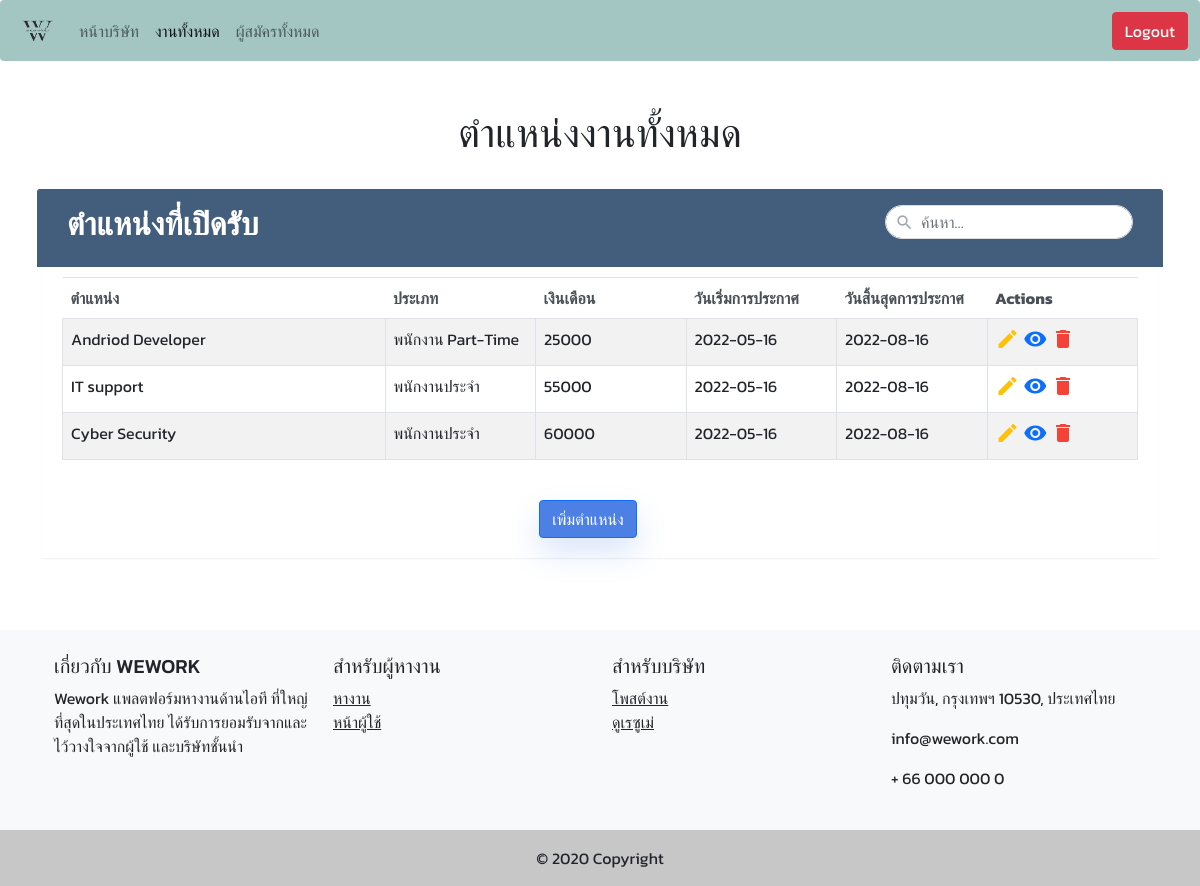
The app's page /company-position.php (signed in) with its own data.
### tables this page shows
CREATE TABLE `company_position` (
  `compo_id` int(11) NOT NULL,
  `company_id` int(11) NOT NULL,
  `position_id` int(11) NOT NULL,
  `detail` varchar(550) NOT NULL,
  `quali` varchar(500) NOT NULL,
  `salary` int(11) NOT NULL,
  `type` varchar(50) NOT NULL,
  `start` date NOT NULL,
  `end` date NOT NULL
);

CREATE TABLE `position` (
  `position_id` int(11) NOT NULL,
  `position` varchar(45) DEFAULT NULL
);

### company-position.php (the view, shortened to what this page needs)
<?php
    include('signup-company_db.php');
    if (isset($_SESSION['comName'])) {
        $sql = "SELECT c.com_name, p.position, s.compo_id, s.type, s.salary, s.start, s.end
                From position p
                INNER JOIN company_position s
                ON s.position_id= p.position_id
                INNER JOIN company c
                ON c.company_id = s.company_id
                WHERE c.com_name = '" . $_SESSION['comName'] . "'";
        $result = mysqli_query($conn, $sql);
    }
?>
<!DOCTYPE html>
<html lang="en">
<head>
    <link href="css/style.css" rel="stylesheet" type="text/css" />
    <link href="css/bootstrap.min.css" rel="stylesheet" type="text/css" />
    <link rel="stylesheet" href="https://maxcdn.bootstrapcdn.com/font-awesome/4.7.0/css/font-awesome.min.css">
</head>
<body>
    <nav class="navbar navbar-expand-lg navbar-light bg-light-green rounded" aria-label="Eleventh navbar example">
        <div class="container-fluid">
            <a class="navbar-brand" href="index-company.php"><img src="img/Logo.png" alt="" width="35" height="35"
                    class="d-inline-block align-middle ms-2"></a>
            <div class="collapse navbar-collapse" id="navbarsExample09">
                <ul class="navbar-nav me-auto mb-2 mb-lg-0">
                    <li class="nav-item">
                        <a class="nav-link" aria-current="page" href="company-profile.php">หน้าบริษัท</a>
                    </li>
                    <li class="nav-item">
                        <a class="nav-link active" href="company-position.php">งานทั้งหมด</a>
                    </li>
                    <li class="nav-item">
                        <a class="nav-link" href="company-applicant.php">ผู้สมัครทั้งหมด</a>
                    </li>
                </ul>
                <div class="text-end">
                    <div class="btn-group">
                        <?php if (isset($_SESSION['hr_email'])) : ?>
                        <a href="logout.php" class="btn btn-danger">Logout</a>
                        <?php endif ?>
                    </div>
                </div>
            </div>
        </div>
    </nav>
    <br><br>
    <h1 class="text-center">ตำแหน่งงานทั้งหมด</h1><br>
    <div class="container-xl">
        <div class="table-wrapper">
            <div class="table-title">
                <div class="row">
                    <div class="col-sm-8">
                        <h2><b>ตำแหน่งที่เปิดรับ</b></h2>
                    </div>
                    <div class="col-sm-4">
                        <div class="search-box">
                            <i class="material-icons">&#xE8B6;</i>
                            <input id="myInput" onkeyup="searchTable()" type="text" class="form-control"
                                placeholder="ค้นหา&hellip;">
                        </div>
                    </div>
                </div>
            </div>
            <div class="scrollable">
                <table class="table table-striped table-hover table-bordered">
                    <thead>
                        <tr>
                            <th width="30%">ตำแหน่ง</th>
                            <th width="14%">ประเภท</th>
                            <th width="14%">เงินเดือน</th>
                            <th width="14%">วันเริ่มการประกาศ</th>
                            <th width="14%">วันสิ้นสุดการประกาศ</th>
                            <th width="14%">Actions</th>
                        </tr>
                    </thead>
                    <tbody id="table_body">
                        <?php while($row = $result->fetch_assoc()): ?>
                        <tr>
                            <td>
                                <?php echo $row['position']; ?>
                            </td>
                            <td>
                                <?php echo $row['type']; ?>
                            </td>
                            <td>
                                <?php echo $row['salary']; ?>
                            </td>
                            <td>
                                <?php echo $row['start']; ?>
                            </td>
                            <td>
                                <?php echo $row['end']; ?>
                            </td>
                            <td>
                                <a href="update-compo.php?compo_id=<?php echo $row['compo_id']?>" class="edit">
                                    <i class="material-icons" title="Edit">&#xE254;</i></a>
                                <a href="company-apppo.php?compo_id=<?php echo $row['compo_id']?>" class="view">
                                    <i class="material-icons" title="View Applicant">&#xE417;</i></a>
                                <a href="delete-compo.php?compo_id=<?php echo $row['compo_id']?>" class="delete"
                                    onclick="return confirm('คุณต้องการลบข้อมูลหรือไม่')">
                                    <i class="material-icons" title="Delete">&#xE872;</i></a>
                            </td>
                        </tr>
                        <?php endwhile ?>
                    </tbody>
                </table>
            </div>
            <br>
            <div class="text-center">
                <a href="company-addposition.php" class="btn btn-primary me-4">เพิ่มตำแหน่ง</a>
            </div>
        </div>
    </div>
    <div><br><br><br></div>
    <footer class="bg-light text-center text-lg-start">
        <div class="container p-4">
            <div class="row">
                <div class="col-lg-3 col-md-6 mb-4 mb-md-0">
                    <h5 class="text-uppercase">เกี่ยวกับ WeWork</h5>
                    <p>
                        Wework แพลตฟอร์มหางานด้านไอที ที่ใหญ่ที่สุดในประเทศไทย
                        ได้รับการยอมรับจากและไว้วางใจจากผู้ใช้ และบริษัทชั้นนำ
                    </p>
                </div>
                <div class="col-lg-3 col-md-6 mb-4 mb-md-0">
                    <h5 class="text-uppercase">สำหรับผู้หางาน</h5>
                    <ul class="list-unstyled">
                        <li>
                            <a href="allwork.php" class="text-dark">หางาน</a>
                        </li>
                        <li>
                            <a href="#" class="text-dark">หน้าผู้ใช้</a>
                        </li>
                    </ul>
                </div>
                <div class="col-lg-3 col-md-6 mb-4 mb-md-0">
                    <h5 class="text-uppercase">สำหรับบริษัท</h5>
                    <ul class="list-unstyled mb-0">
                        <li>
                            <a href="company-position.php" class="text-dark">โพสต์งาน</a>
                        </li>
                        <li>
                            <a href="company-applicant.php" class="text-dark">ดูเรซูเม่</a>
                        </li>
                    </ul>
                </div>
                <div class="col-lg-3 col-md-6 mb-4 mb-md-0">
                    <h5 class="text-uppercase">ติดตามเรา</h5>
                    <p><i></i>ปทุมวัน, กรุงเทพฯ 10530, ประเทศไทย</p>
                    <p><i></i>info@wework.com</p>
                    <p><i></i> + 66 000 000 0</p>
                </div>
            </div>
        </div>
        <div class="text-center p-3" style="background-color: rgba(0, 0, 0, 0.2);">
            © 2020 Copyright
        </div>
    </footer>
</body>
</html>

### css/style.css (style rules this page uses)
:root { --light-green: #a3c6c2; --dark-green: #86a9a5; --yellow-cream: #fbf9dd; --blue: #bee0e2; --light-blue: #e2f8f5; }
.bg-light-green { background-color: var(--light-green) !important }
.navbar-brand { font-weight: 700; }
.table-wrapper { min-width: 1000px; background: #fff; padding: 20px; box-shadow: 0 1px 1px rgb(0 0 0 / 5%); }
.table-title { padding-bottom: 15px; background: #435d7d; color: #fff; padding: 16px 30px; min-width: 100%; margin: -20px -25px 10px; border-radius: 3px 3px 0 0; }
.search-box { position: relative; float: right; }
.search-box i { color: #a0a5b1; position: absolute; font-size: 19px; top: 8px; left: 10px; }
.search-box input { height: 34px; border-radius: 20px; padding-left: 35px; border-color: #ddd; box-shadow: none; }
table.table td a.delete { color: #F44336; }
table.table td a.edit { color: #FFC107; }
.scrollable { max-height: 66vh; overflow-y: scroll; }
.table th { position: sticky; top: 0; border: 0 !important; background-color: #e7e9eb; color: #495057; }
body { font-family: 'Kanit', sans-serif !important; }
.btn.btn-primary { background: #4d80e4; color: #fff; -webkit-box-shadow: 0 15px 30px 0 rgba(77, 128, 228, 0.2); box-shadow: 0 15px 30px 0 rgba(77, 128, 228, 0.2); }

### records on screen
company_position: position.position "Andriod Developer", type "พนักงาน Part-Time", salary "25000", start "2022-05-16", end "2022-08-16"
company_position: position.position "IT support", type "พนักงานประจำ", salary "55000", start "2022-05-16", end "2022-08-16"
company_position: position.position "Cyber Security", type "พนักงานประจำ", salary "60000", start "2022-05-16", end "2022-08-16"
